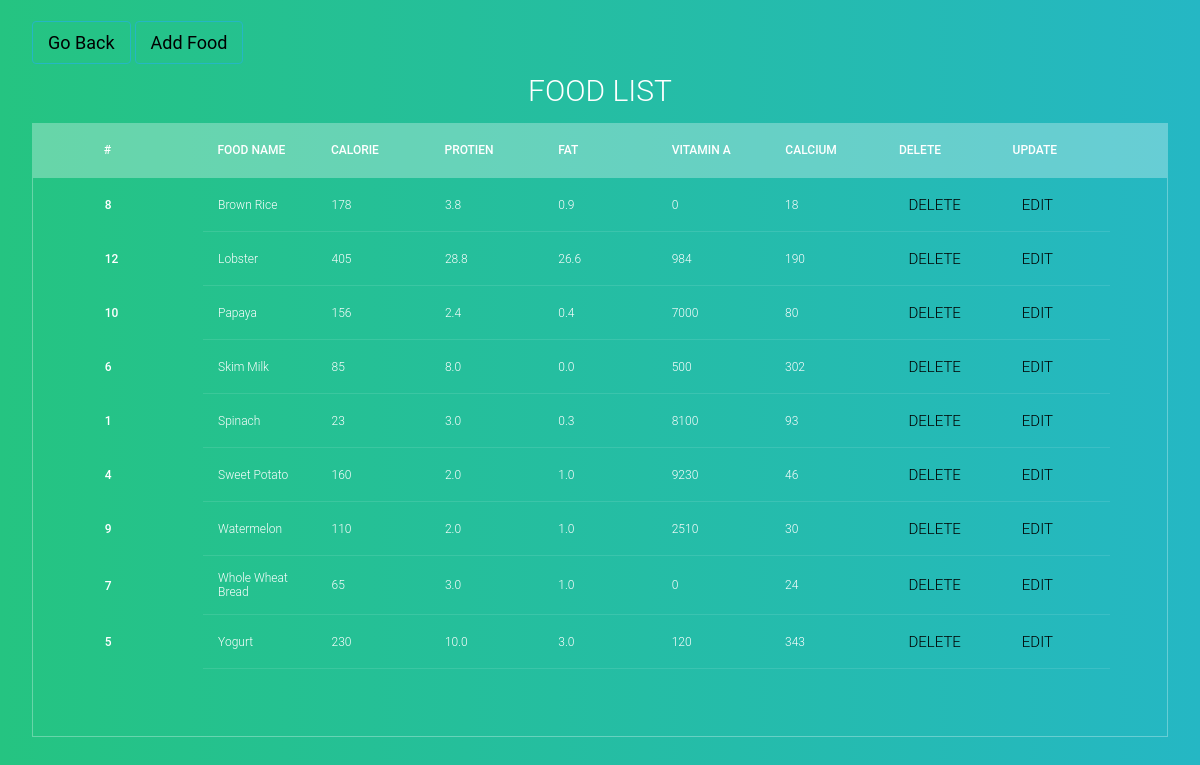
/foodlist/ (signed in), run on the app's committed database.
### task/models.py (models this page shows, shortened)
class Nutrient(models.Model):
    user = models.ForeignKey(User, on_delete=models.CASCADE, null=True, blank=True)
    foodname = models.CharField(max_length=200)
    cal = models.IntegerField()
    protien = models.FloatField(max_length=20)
    fat = models.FloatField(max_length=20)
    vita = models.IntegerField()
    calcium = models.IntegerField()
    class Meta:
        ordering = ['foodname']

### task/views.py (the view)
# urls.py: path('foodlist/', views.Foodlist, name="foodlist"),
@login_required(login_url='login')
def Foodlist(request):
    food = Nutrient.objects.filter(user=request.user)
    return render(request, "task/foodlist.html", {'food': food})

### task/templates/task/foodlist.html
{% extends 'task/main.html' %}
{% block content %}
<a href="{% url 'dashboard' %}" class="button">Go Back</a>
<a href="{% url 'addfood' %}" class="button">Add Food</a>
<h1>Food List</h1>
<div class="header">
  <table cellpadding="0" cellspacing="0" border="0">
    <tr>
      <th scope="col">#</th>
      <th scope="col">Food Name</th>
      <th scope="col">Calorie</th>
      <th scope="col">Protien</th>
      <th scope="col">Fat</th>
      <th scope="col">Vitamin A</th>
      <th scope="col">Calcium</th>
      <th scope="col">Delete</th>
      <th scope="col">Update</th>
    </tr>
  </table>
</div>
<div class="tbl-content">
  <table cellpadding="0" cellspacing="0" border="0">
    <tr>
      {% for in in food %}
      <th scope="row">{{in.id}}</th>
      <td>{{in.foodname}}</td>
      <td>{{in.cal}}</td>
      <td>{{in.protien}}</td>
      <td>{{in.fat}}</td>
      <td>{{in.vita}}</td>
      <td>{{in.calcium}}</td>
      <td>
        <a href="{% url 'deleteFood'  in.id  %}" class="crud">DELETE</a>
      </td>
      <td>
        <a href="{% url 'updateFood' in.id %}" class="crud">EDIT</a>
      </td>
    </tr>
    {% endfor %}
  </table>
</div>
{% endblock %}

### task/templates/task/main.html (shortened to what this page needs)
{% load static %}
<!DOCTYPE html>
<html lang="en">
  <head>
    <link
      rel="stylesheet"
      type="text/css"
      href="{% static 'css/index.css' %}"
    />
  </head>
  <body>
    {% block content %}
    {% endblock %}
  </body>
</html>

### static/css/index.css (style rules this page uses)
* { box-sizing: border-box; }
body { background: -webkit-linear-gradient(left, #25c481, #25b7c4); background: linear-gradient(to right, #25c481, #25b7c4); font-family: "Roboto", sans-serif; box-sizing: border-box; margin: 2rem; }
.button { appearance: none; outline: 0; background-color: -webkit-linear-gradient(left, #25c481, #25b7c4); background-color: linear-gradient(to right, #25c481, #25b7c4); text-decoration: none; border: 1px solid #25b7c4; padding: 10px 15px; color: black; border-radius: 4px; width: 200px; cursor: pointer; font-size: 18px; transition-duration: 0.25s; }
.crud { appearance: none; outline: 0; background-color: -webkit-linear-gradient(left, #25c481, #25b7c4); background-color: linear-gradient(to right, #25c481, #25b7c4); text-decoration: none; border: 0; padding: 5px 10px; color: black; border-radius: 4px; width: 25px; cursor: pointer; font-size: 15px; transition-duration: 0.25s; }
.header { background-color: rgba(255, 255, 255, 0.3); }
.tbl-content { height: 70vh; overflow-x: auto; margin-top: 0px; margin-bottom: 5rem; border: 1px solid rgba(255, 255, 255, 0.3); }
h1 { font-size: 30px; color: #fff; text-transform: uppercase; font-weight: 300; text-align: center; margin-bottom: 15px; }
table { width: 90%; margin: auto; table-layout: fixed; }
th { padding: 20px 15px; text-align: left; font-weight: 500; font-size: 12px; color: #fff; text-transform: uppercase; }
td { padding: 15px; text-align: left; vertical-align: middle; font-weight: 300; font-size: 12px; color: #fff; border-bottom: solid 1px rgba(255, 255, 255, 0.1); }

### data on the page
Nutrient: id "8", foodname "Brown Rice", cal "178", protien "3.8", fat "0.9", vita "0", calcium "18"
Nutrient: id "12", foodname "Lobster", cal "405", protien "28.8", fat "26.6", vita "984", calcium "190"
Nutrient: id "10", foodname "Papaya", cal "156", protien "2.4", fat "0.4", vita "7000", calcium "80"
Nutrient: id "6", foodname "Skim Milk", cal "85", protien "8.0", fat "0.0", vita "500", calcium "302"
Nutrient: id "1", foodname "Spinach", cal "23", protien "3.0", fat "0.3", vita "8100", calcium "93"
Nutrient: id "4", foodname "Sweet Potato", cal "160", protien "2.0", fat "1.0", vita "9230", calcium "46"
Nutrient: id "9", foodname "Watermelon", cal "110", protien "2.0", fat "1.0", vita "2510", calcium "30"
Nutrient: id "7", foodname "Whole Wheat Bread", cal "65", protien "3.0", fat "1.0", vita "0", calcium "24"
Nutrient: id "5", foodname "Yogurt", cal "230", protien "10.0", fat "3.0", vita "120", calcium "343"
